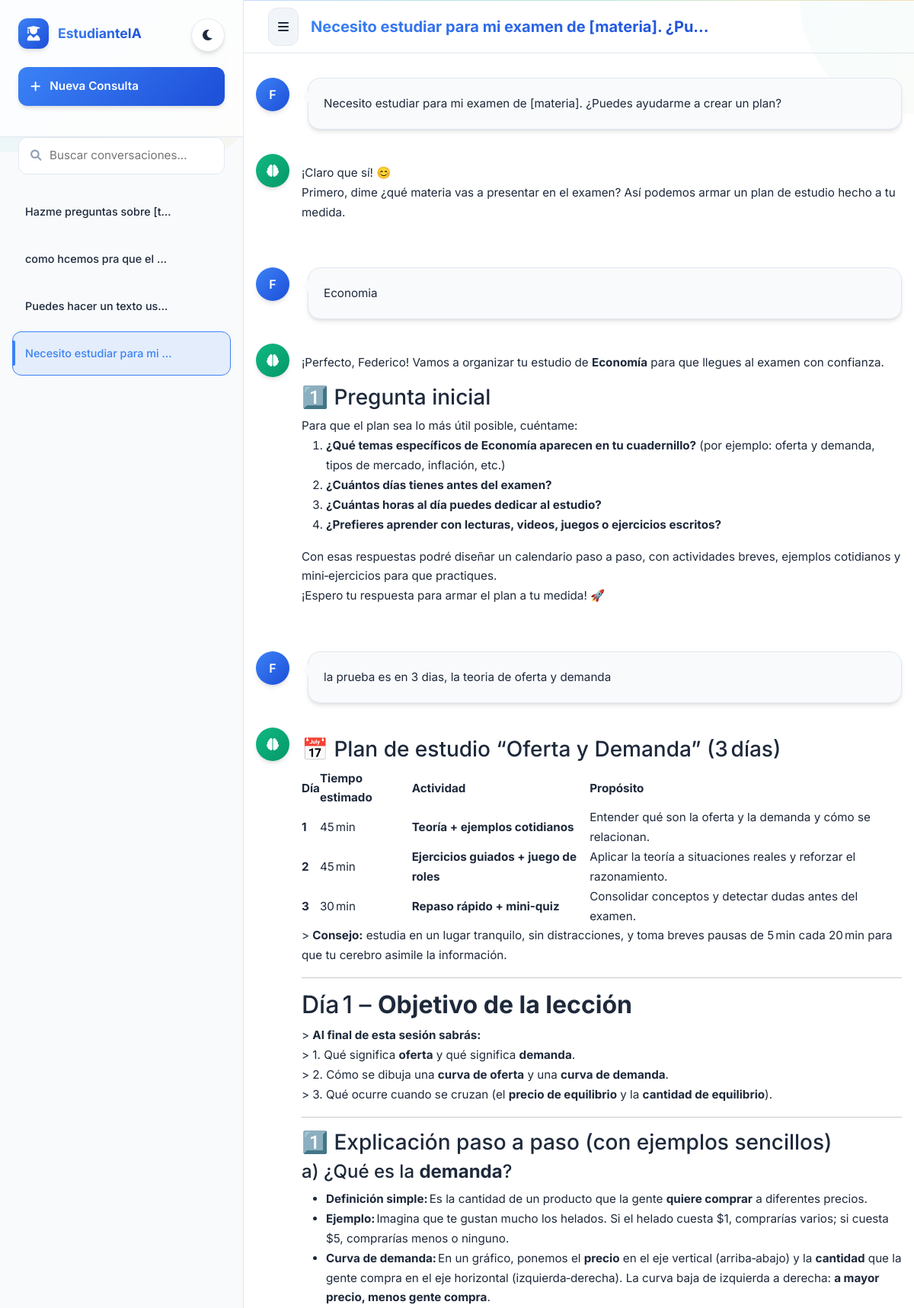
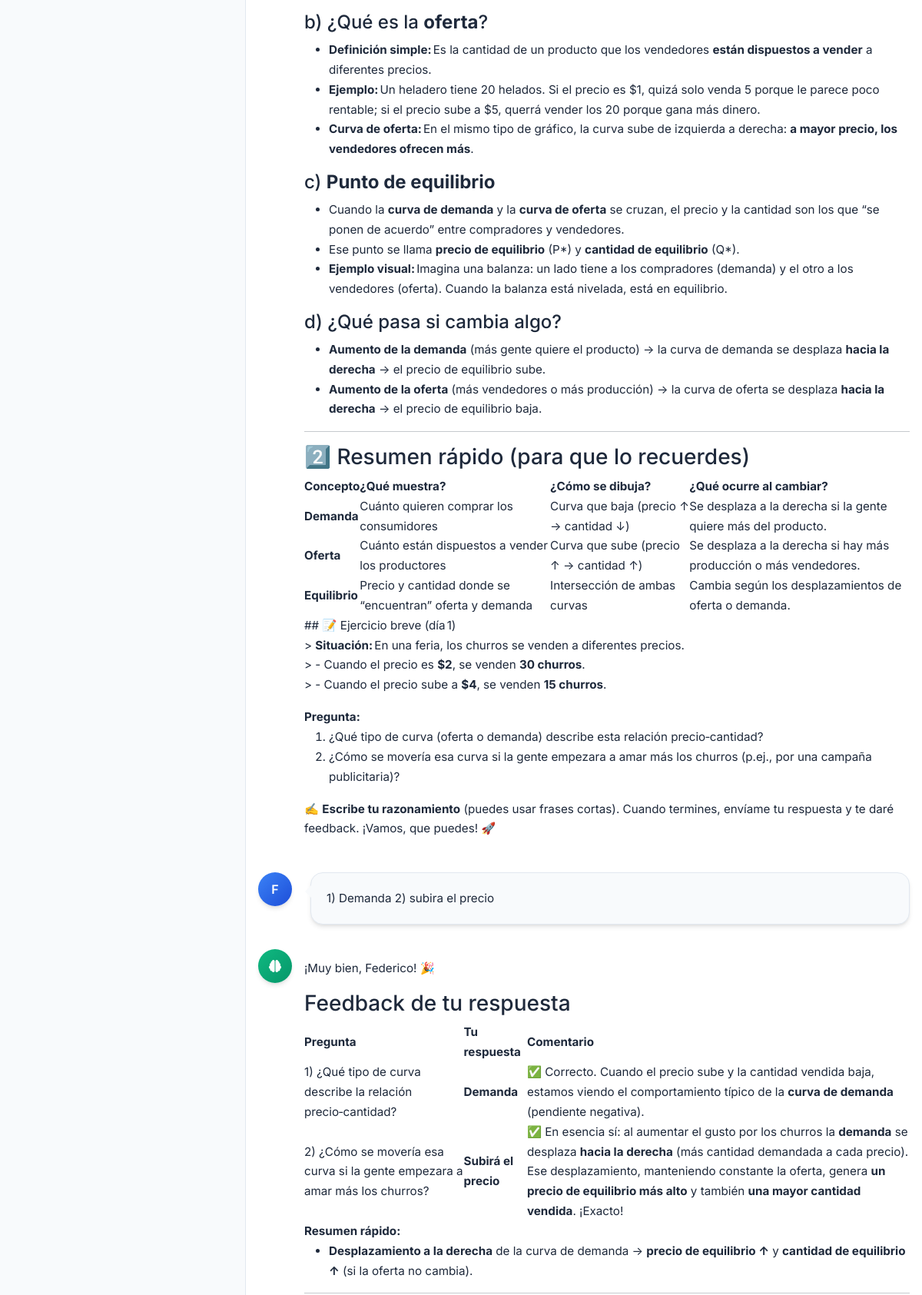
Page /chat/25 (signed in, upper part) on the committed database (2 pictures, top to bottom).
### app/models.py (models this page shows, shortened)
class ChatIA(db.Model):
    __tablename__ = 'chats_ia'
    id = db.Column(db.Integer, primary_key=True)
    nombre_chat = db.Column(db.String(200))  # Generado automÃƒÆ’Ã‚Â¡ticamente por IA
    carpeta = db.Column(db.String(100))  # Para organizaciÃƒÆ’Ã‚Â³n del alumno
    usuario_id = db.Column(db.Integer, db.ForeignKey('usuarios.id'), nullable=False)
    fecha_creacion = db.Column(db.DateTime, default=datetime.utcnow)
    fecha_ultimo_mensaje = db.Column(db.DateTime, default=datetime.utcnow)
    mensajes = db.relationship('MensajeChatIA', backref='chat', order_by='MensajeChatIA.fecha_envio')
    usuario = db.relationship('Usuario', backref='chats_ia')

class Usuario(db.Model, FlaskLoginUserMixin):
    __tablename__ = 'usuarios'
    id = db.Column(db.Integer, primary_key=True)
    email = db.Column(db.String(255), unique=True, nullable=False)
    password_hash = db.Column(db.String(255), nullable=True)
    nombre = db.Column(db.String(100), nullable=False)
    apellido = db.Column(db.String(100), nullable=False)
    fecha_nacimiento = db.Column(db.Date, nullable=False)
    rol = db.Column(db.Enum(RolUsuario), nullable=False)
    activo = db.Column(db.Boolean, default=True)
    fecha_creacion = db.Column(db.DateTime, default=datetime.utcnow)
    fecha_actualizacion = db.Column(db.DateTime, default=datetime.utcnow, onupdate=datetime.utcnow)
    institucion_id = db.Column(db.Integer, db.ForeignKey('instituciones.id'), nullable=True)
    email_confirmed_at = db.Column(db.DateTime)
    failed_login_attempts = db.Column(db.Integer, default=0)
    last_login_at = db.Column(db.DateTime)
    locked_until = db.Column(db.DateTime)
    reset_password_token = db.Column(db.String(100), nullable=True)
    reset_password_expires = db.Column(db.DateTime, nullable=True)
    padre_id = db.Column(db.Integer, db.ForeignKey('usuarios.id'), nullable=True)
    madre_id = db.Column(db.Integer, db.ForeignKey('usuarios.id'), nullable=True)
    curso_id = db.Column(db.Integer, db.ForeignKey('cursos.id'), nullable=True)
    institucion = db.relationship('Institucion',
                                foreign_keys=[institucion_id],
                                backref='usuarios')
    padre = db.relationship('Usuario',
                           remote_side=[id],
                           foreign_keys=[padre_id],
                           backref=db.backref('hijos_como_padre', lazy='dynamic'))
    madre = db.relationship('Usuario',
                           remote_side=[id],
                           foreign_keys=[madre_id],
                           backref=db.backref('hijos_como_madre', lazy='dynamic'))
    cursos_materias = db.relationship('Materia',
                                    secondary=profesor_curso_materia,
                                    backref='profesores')
    curso_tutor = db.relationship('Curso',
                                foreign_keys='Curso.tutor_id',
                                backref='tutor',
                                uselist=False)

class MensajeChatIA(db.Model):
    __tablename__ = 'mensajes_chat_ia'
    id = db.Column(db.Integer, primary_key=True)
    contenido = db.Column(db.Text, nullable=False)
    es_usuario = db.Column(db.Boolean, nullable=False)
    archivo_audio_path = db.Column(db.String(500))
    porcentaje_comprension = db.Column(db.Float, nullable=True)
    porcentaje_utilidad_archivo = db.Column(db.Float, nullable=True)
    exito_aprendiendo_preguntar = db.Column(db.Float, nullable=True)
    chat_id = db.Column(db.Integer, db.ForeignKey('chats_ia.id'), nullable=False)
    archivo_referenciado_id = db.Column(db.Integer, db.ForeignKey('archivos_materia.id'), nullable=True)
    fecha_envio = db.Column(db.DateTime, default=datetime.utcnow)
    archivo_referenciado = db.relationship('ArchivoMateria', backref='mensajes_chat')
    @property
    def text(self):
        return self.contenido
    @property
    def timestamp(self):
        return self.fecha_envio
    @property
    def sender(self):
        return "user" if self.es_usuario else "assistant"
    @property
    def session_id(self):
        return self.chat_id

### app/routes.py (the view)
@routes.route('/chat/<int:chat_id>')
def ver_chat(chat_id):
    if 'user_id' not in login_session:
        return redirect(url_for('routes.login'))
    user = Usuario.query.get(login_session['user_id'])
    if not user:
        flash("Usuario no encontrado", "error")
        return redirect(url_for('routes.login'))
    chat = ChatIA.query.filter_by(
        id=chat_id,
        usuario_id=user.id
    ).first()
    if not chat:
        flash("Chat no encontrado", "error")
        return redirect(url_for('routes.chat_index'))
    mensajes = chat_ia_universal.obtener_mensajes_chat(chat_id)
    chats = chat_ia_universal.obtener_chats_usuario(user.id)
    template_name = 'profesor_chat.html' if user.rol == RolUsuario.PROFESOR else 'alumno_chat.html'
    return render_template(template_name,
                         chats=chats,
                         chat_actual=chat,
                         mensajes=mensajes,
                         user_name=user.nombre,
                         user_role=user.rol.value if hasattr(user.rol, 'value') else str(user.rol))

### app/groq_stream.py (called while the page is built)
    def obtener_chats_usuario(self, usuario_id: int) -> List[ChatIA]:
        try:
            chats = ChatIA.query.filter_by(
                usuario_id=usuario_id
            ).order_by(
                ChatIA.fecha_ultimo_mensaje.desc()
            ).all()
            return chats
        except Exception as e:
            logger.error(f"Error obteniendo chats: {e}")
            return []

### app/markdown_renderer.py (called while the page is built)
    def render(self, text: str) -> str:
        if not text:
            return ""
        text = html.escape(text)
        text = self._render_code_blocks(text)
        text = self._render_math_blocks(text)
        text = self._render_tables(text)
        text = self._render_headers(text)
        text = self._render_blockquotes(text)
        text = self._render_lists(text)
        text = self._render_horizontal_rules(text)
        text = self._render_inline_code(text)
        text = self._render_inline_math(text)
        text = self._render_links(text)
        text = self._render_images(text)
        text = self._render_bold_italic(text)
        text = self._render_strikethrough(text)
        text = self._render_highlights(text)
        text = self._render_line_breaks(text)
        text = self._render_paragraphs(text)
        return text

    def _render_math_blocks(self, text: str) -> str:
        def replace_math_block(match):
            math_content = match.group(1)
            return f'<div class="math-block">$$\\displaystyle {math_content}$$</div>'
        text = re.sub(r'\$\$\s*\n?(.*?)\n?\s*\$\$', replace_math_block, text, flags=re.DOTALL)
        return text

    def _render_inline_math(self, text: str) -> str:
        text = re.sub(r'(?<!\$)\$(?!\$)([^$\n]+?)\$(?!\$)', r'<span class="math-inline">$\1$</span>', text)
        return text

    def _render_table_cell_content(self, cell: str) -> str:
        if not cell:
            return ""
        cell = self._render_bold_italic_simple(cell)
        cell = self._render_inline_code_simple(cell)
        cell = self._render_links_simple(cell)
        cell = cell.replace('<br>', '<br>')  # Mantener <br> tags
        cell = re.sub(r'  $', '<br>', cell, flags=re.MULTILINE)  # Dos espacios al final = <br>
        return cell

    def _render_inline_code_simple(self, text: str) -> str:
        text = re.sub(r'`([^`\n]+)`', r'<code class="inline-code">\1</code>', text)
        return text

    def _render_strikethrough(self, text: str) -> str:
        text = re.sub(r'~~([^~]+)~~', r'<del>\1</del>', text)
        return text

### app/templates/alumno_chat.html (shortened to what this page needs)
<!DOCTYPE html>
<html lang="es">
<head>
    <link href="https://cdn.jsdelivr.net/npm/bootstrap@5.1.3/dist/css/bootstrap.min.css" rel="stylesheet">
    <link href="https://cdnjs.cloudflare.com/ajax/libs/font-awesome/6.0.0/css/all.min.css" rel="stylesheet">
</head>
<body>
    <div class="main-container">
        <aside class="sidebar" id="sidebar">
            <button class="theme-toggle" onclick="toggleTheme()" title="Cambiar tema">
                <i class="fas fa-moon" id="themeIcon"></i>
            </button>
            <div class="sidebar-header">
                <div class="logo-section">
                    <div class="logo-icon">
                        <i class="fas fa-user-graduate"></i>
                    </div>
                    <div class="logo-text">EstudianteIA</div>
                </div>
                <a href="/chat" class="new-chat-btn text-decoration-none">
                    <i class="fas fa-plus"></i>
                    Nueva Consulta
                </a>
            </div>
            <div class="chat-search">
                <div class="search-container">
                    <i class="fas fa-search"></i>
                    <input type="text" id="searchInput" placeholder="Buscar conversaciones..." oninput="buscarChats()">
                </div>
            </div>
            <div class="chats-list" id="chatsList">
                {% for chat in chats %}
                <div class="chat-item {% if chat_actual and chat.id == chat_actual.id %}active{% endif %}"
                     onclick="irAChat({{ chat.id }})" data-chat-id="{{ chat.id }}">
                    <span class="chat-name">{{ chat.nombre_chat or 'Consulta sin nombre' }}</span>
                </div>
                {% endfor %}
            </div>
        </aside>
        <main class="main-content">
            <header class="chat-header">
                <button class="sidebar-toggle" onclick="toggleSidebar()">
                    <i class="fas fa-bars"></i>
                </button>
                <h1 class="chat-title mb-0">
                    {% if chat_actual %}
                        {{ chat_actual.nombre_chat or 'Consulta sin nombre' }}
                    {% else %}
                        Tu Asistente de Estudio IA
                    {% endif %}
                </h1>
            </header>
            <div class="messages-container" id="messagesContainer">
                <div class="messages-wrapper">
                    {% if chat_actual and mensajes %}
                        {% for mensaje in mensajes %}
                        <div class="message {% if mensaje.es_usuario %}user-message{% else %}ai-message{% endif %}">
                            <div class="message-avatar">
                                {% if mensaje.es_usuario %}
                                    {{ user_name[0].upper() if user_name else 'E' }}
                                {% else %}
                                    <i class="fas fa-brain"></i>
                                {% endif %}
                            </div>
                            <div class="message-content">
                                {% if mensaje.es_usuario %}
                                    {{ mensaje.contenido_original | e }}
                                {% else %}
                                    {{ mensaje.contenido_renderizado | safe }}
                                {% endif %}
                            </div>
                        </div>
                        {% endfor %}
                    {% endif %}
                </div>
            </div>
        </main>
    </div>
</body>
</html>

### rows in the picture
ChatIA: nombre_chat "Hazme preguntas sobre [t…"
ChatIA: nombre_chat "como hcemos pra que el…"
ChatIA: nombre_chat "Puedes hacer un texto us…"
ChatIA: nombre_chat "Necesito estudiar para mi…", nombre_chat "Necesito estudiar para mi examen de [materia]. ¿Pu..."
MensajeChatIA: contenido_original "Necesito estudiar para mi examen de [materia]. ¿Puedes ayudarme a crear un plan?"
Usuario: nombre "F"
MensajeChatIA: contenido_renderizado "¡Claro que sí! 😊 Primero, dime ¿qué materia vas a presentar en el examen? Así podemos armar un plan de estudio hecho a tu medida."
MensajeChatIA: contenido_original "Economia"
MensajeChatIA: contenido_renderizado "¡Perfecto, Federico! Vamos a organizar tu estudio de Economía para que llegues al examen con confianza. 1️⃣ Pregunta inicial Para que el plan sea lo más útil posible, cuéntame: ¿Qué temas específicos de Economía aparecen en tu cuadernillo? (por ejemplo: oferta y demanda, tipos de mercado, inflación, etc.) ¿Cuántos días tienes antes del examen? ¿Cuántas horas al día puedes dedicar al estudio? ¿Prefieres aprender con lecturas, videos, juegos o ejercicios escritos? Con esas respuestas podré diseñar un calendario paso a paso, con actividades breves, ejemplos cotidianos y mini‑ejercicios para que practiques. ¡Espero tu respuesta para armar el plan a tu medida! 🚀"
MensajeChatIA: contenido_original "la prueba es en 3 dias, la teoria de oferta y demanda"
MensajeChatIA: contenido_renderizado "📅 Plan de estudio “Oferta y Demanda” (3 días) Día Tiempo estimado Actividad Propósito 1 45 min Teoría + ejemplos cotidianos Entender qué son la oferta y la demanda y cómo se relacionan. 2 45 min Ejercicios guiados + juego de roles Aplicar la teoría a situaciones reales y reforzar el razonamiento. 3 30 min Repaso rápido + mini‑quiz Consolidar conceptos y detectar dudas antes del examen. > Consejo: estudia en un lugar tranquilo, sin distracciones, y toma breves pausas de 5 min cada 20 min para que tu cerebro asimile la información. Día 1 – Objetivo de la lección > Al final de esta sesión sabrás: > 1. Qué significa oferta y qué significa demanda . > 2. Cómo se dibuja una curva de oferta y una…"
MensajeChatIA: contenido_original "1) Demanda 2) subira el precio"
MensajeChatIA: contenido_renderizado "¡Muy bien, Federico! 🎉 Feedback de tu respuesta Pregunta Tu respuesta Comentario 1) ¿Qué tipo de curva describe la relación precio‑cantidad? Demanda ✅ Correcto. Cuando el precio sube y la cantidad vendida baja, estamos viendo el comportamiento típico de la curva de demanda (pendiente negativa). 2) ¿Cómo se movería esa curva si la gente empezara a amar más los churros? Subirá el precio ✅ En esencia sí: al aumentar el gusto por los churros la demanda se desplaza hacia la derecha (más cantidad demandada a cada precio). Ese desplazamiento, manteniendo constante la oferta, genera un precio de equilibrio más alto y también una mayor cantidad vendida . ¡Exacto! Resumen rápido: Desplazamiento a la…"
